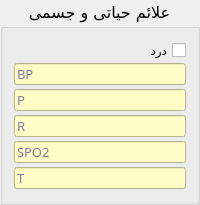
       <widget class="QGroupBox" name="grp_vitalsings">
        <property name="font">
         <font>
          <family>IRANYekanXFaNum ExtraBold</family>
          <pointsize>12</pointsize>
          <weight>50</weight>
          <italic>false</italic>
          <bold>false</bold>
         </font>
        </property>
        <property name="title">
         <string>علائم حیاتی و جسمی</string>
        </property>
        <property name="alignment">
         <set>Qt::AlignCenter</set>
        </property>
        <layout class="QGridLayout" name="gridLayout_13">
         <item row="0" column="0">
          <layout class="QGridLayout" name="lot_vitalsings">
           <property name="verticalSpacing">
            <number>0</number>
           </property>
           <item row="5" column="0">
            <widget class="QLineEdit" name="txt_t">
             <property name="palette">
              <palette>
               <active>
                <colorrole role="WindowText">
                 <brush brushstyle="SolidPattern">
                  <color alpha="255">
                   <red>0</red>
                   <green>0</green>
                   <blue>139</blue>
                  </color>
                 </brush>
                </colorrole>
                <colorrole role="Button">
                 <brush brushstyle="SolidPattern">
                  <color alpha="255">
                   <red>255</red>
                   <green>252</green>
                   <blue>198</blue>
                  </color>
                 </brush>
                </colorrole>
                <colorrole role="Text">
                 <brush brushstyle="SolidPattern">
                  <color alpha="255">
                   <red>0</red>
                   <green>0</green>
                   <blue>139</blue>
                  </color>
                 </brush>
                </colorrole>
                <colorrole role="ButtonText">
                 <brush brushstyle="SolidPattern">
                  <color alpha="255">
                   <red>0</red>
                   <green>0</green>
                   <blue>139</blue>
                  </color>
                 </brush>
                </colorrole>
                <colorrole role="Base">
                 <brush brushstyle="SolidPattern">
                  <color alpha="255">
                   <red>255</red>
                   <green>252</green>
                   <blue>198</blue>
                  </color>
                 </brush>
                </colorrole>
                <colorrole role="Window">
                 <brush brushstyle="SolidPattern">
                  <color alpha="255">
                   <red>255</red>
                   <green>252</green>
                   <blue>198</blue>
                  </color>
                 </brush>
                </colorrole>
               </active>
               <inactive>
                <colorrole role="WindowText">
                 <brush brushstyle="SolidPattern">
                  <color alpha="255">
                   <red>0</red>
                   <green>0</green>
                   <blue>139</blue>
                  </color>
                 </brush>
                </colorrole>
                <colorrole role="Button">
                 <brush brushstyle="SolidPattern">
                  <color alpha="255">
                   <red>255</red>
                   <green>252</green>
                   <blue>198</blue>
                  </color>
                 </brush>
                </colorrole>
                <colorrole role="Text">
                 <brush brushstyle="SolidPattern">
                  <color alpha="255">
                   <red>0</red>
                   <green>0</green>
                   <blue>139</blue>
                  </color>
                 </brush>
                </colorrole>
                <colorrole role="ButtonText">
                 <brush brushstyle="SolidPattern">
                  <color alpha="255">
                   <red>0</red>
                   <green>0</green>
                   <blue>139</blue>
                  </color>
                 </brush>
                </colorrole>
                <colorrole role="Base">
                 <brush brushstyle="SolidPattern">
                  <color alpha="255">
                   <red>255</red>
                   <green>252</green>
                   <blue>198</blue>
                  </color>
                 </brush>
                </colorrole>
                <colorrole role="Window">
                 <brush brushstyle="SolidPattern">
                  <color alpha="255">
                   <red>255</red>
                   <green>252</green>
                   <blue>198</blue>
                  </color>
                 </brush>
                </colorrole>
               </inactive>
               <disabled>
                <colorrole role="WindowText">
                 <brush brushstyle="SolidPattern">
                  <color alpha="255">
                   <red>0</red>
                   <green>0</green>
                   <blue>139</blue>
                  </color>
                 </brush>
                </colorrole>
                <colorrole role="Button">
                 <brush brushstyle="SolidPattern">
                  <color alpha="255">
                   <red>255</red>
                   <green>252</green>
                   <blue>198</blue>
                  </color>
                 </brush>
                </colorrole>
                <colorrole role="Text">
                 <brush brushstyle="SolidPattern">
                  <color alpha="255">
                   <red>0</red>
                   <green>0</green>
                   <blue>139</blue>
                  </color>
                 </brush>
                </colorrole>
                <colorrole role="ButtonText">
                 <brush brushstyle="SolidPattern">
                  <color alpha="255">
                   <red>0</red>
                   <green>0</green>
                   <blue>139</blue>
                  </color>
                 </brush>
                </colorrole>
                <colorrole role="Base">
                 <brush brushstyle="SolidPattern">
                  <color alpha="255">
                   <red>255</red>
                   <green>252</green>
                   <blue>198</blue>
                  </color>
                 </brush>
                </colorrole>
                <colorrole role="Window">
                 <brush brushstyle="SolidPattern">
                  <color alpha="255">
                   <red>255</red>
                   <green>252</green>
                   <blue>198</blue>
                  </color>
                 </brush>
                </colorrole>
               </disabled>
              </palette>
             </property>
             <property name="font">
              <font>
               <family>IRANYekanXFaNum</family>
               <pointsize>10</pointsize>
               <weight>50</weight>
               <italic>false</italic>
               <bold>false</bold>
               <kerning>false</kerning>
              </font>
             </property>
             <property name="styleSheet">
              <string notr="true">   margin-bottom: 1.5px;    margin-top: 1.5px;</string>
             </property>
             <property name="placeholderText">
              <string>T</string>
             </property>
            </widget>
           </item>
           <item row="2" column="0">
            <widget class="QLineEdit" name="txt_p">
             <property name="palette">
              <palette>
               <active>
                <colorrole role="WindowText">
                 <brush brushstyle="SolidPattern">
                  <color alpha="255">
                   <red>0</red>
                   <green>0</green>
                   <blue>139</blue>
                  </color>
                 </brush>
                </colorrole>
                <colorrole role="Button">
                 <brush brushstyle="SolidPattern">
                  <color alpha="255">
                   <red>255</red>
                   <green>252</green>
                   <blue>198</blue>
                  </color>
                 </brush>
                </colorrole>
                <colorrole role="Text">
                 <brush brushstyle="SolidPattern">
                  <color alpha="255">
                   <red>0</red>
                   <green>0</green>
                   <blue>139</blue>
                  </color>
                 </brush>
                </colorrole>
                <colorrole role="ButtonText">
                 <brush brushstyle="SolidPattern">
                  <color alpha="255">
                   <red>0</red>
                   <green>0</green>
                   <blue>139</blue>
                  </color>
                 </brush>
                </colorrole>
                <colorrole role="Base">
                 <brush brushstyle="SolidPattern">
                  <color alpha="255">
                   <red>255</red>
                   <green>252</green>
                   <blue>198</blue>
                  </color>
                 </brush>
                </colorrole>
                <colorrole role="Window">
                 <brush brushstyle="SolidPattern">
                  <color alpha="255">
                   <red>255</red>
                   <green>252</green>
                   <blue>198</blue>
                  </color>
                 </brush>
                </colorrole>
               </active>
               <inactive>
                <colorrole role="WindowText">
                 <brush brushstyle="SolidPattern">
                  <color alpha="255">
                   <red>0</red>
                   <green>0</green>
                   <blue>139</blue>
                  </color>
                 </brush>
                </colorrole>
                <colorrole role="Button">
                 <brush brushstyle="SolidPattern">
                  <color alpha="255">
                   <red>255</red>
                   <green>252</green>
                   <blue>198</blue>
                  </color>
                 </brush>
                </colorrole>
                <colorrole role="Text">
                 <brush brushstyle="SolidPattern">
                  <color alpha="255">
                   <red>0</red>
                   <green>0</green>
                   <blue>139</blue>
                  </color>
                 </brush>
                </colorrole>
                <colorrole role="ButtonText">
                 <brush brushstyle="SolidPattern">
                  <color alpha="255">
                   <red>0</red>
                   <green>0</green>
                   <blue>139</blue>
                  </color>
                 </brush>
                </colorrole>
                <colorrole role="Base">
                 <brush brushstyle="SolidPattern">
                  <color alpha="255">
                   <red>255</red>
                   <green>252</green>
                   <blue>198</blue>
                  </color>
                 </brush>
                </colorrole>
                <colorrole role="Window">
                 <brush brushstyle="SolidPattern">
                  <color alpha="255">
                   <red>255</red>
                   <green>252</green>
                   <blue>198</blue>
                  </color>
                 </brush>
                </colorrole>
               </inactive>
               <disabled>
                <colorrole role="WindowText">
                 <brush brushstyle="SolidPattern">
                  <color alpha="255">
                   <red>0</red>
                   <green>0</green>
                   <blue>139</blue>
                  </color>
                 </brush>
                </colorrole>
                <colorrole role="Button">
                 <brush brushstyle="SolidPattern">
                  <color alpha="255">
                   <red>255</red>
                   <green>252</green>
                   <blue>198</blue>
                  </color>
                 </brush>
                </colorrole>
                <colorrole role="Text">
                 <brush brushstyle="SolidPattern">
                  <color alpha="255">
                   <red>0</red>
                   <green>0</green>
                   <blue>139</blue>
                  </color>
                 </brush>
                </colorrole>
                <colorrole role="ButtonText">
                 <brush brushstyle="SolidPattern">
                  <color alpha="255">
                   <red>0</red>
                   <green>0</green>
                   <blue>139</blue>
                  </color>
                 </brush>
                </colorrole>
                <colorrole role="Base">
                 <brush brushstyle="SolidPattern">
                  <color alpha="255">
                   <red>255</red>
                   <green>252</green>
                   <blue>198</blue>
                  </color>
                 </brush>
                </colorrole>
                <colorrole role="Window">
                 <brush brushstyle="SolidPattern">
                  <color alpha="255">
                   <red>255</red>
                   <green>252</green>
                   <blue>198</blue>
                  </color>
                 </brush>
                </colorrole>
               </disabled>
              </palette>
             </property>
             <property name="font">
              <font>
               <family>IRANYekanXFaNum</family>
               <pointsize>10</pointsize>
               <weight>50</weight>
               <italic>false</italic>
               <bold>false</bold>
               <kerning>false</kerning>
              </font>
             </property>
             <property name="styleSheet">
              <string notr="true">   margin-bottom: 1.5px;    margin-top: 1.5px;</string>
             </property>
             <property name="placeholderText">
              <string>P</string>
             </property>
            </widget>
           </item>
           <item row="4" column="0">
            <widget class="QLineEdit" name="txt_spo2">
             <property name="palette">
              <palette>
               <active>
                <colorrole role="WindowText">
                 <brush brushstyle="SolidPattern">
                  <color alpha="255">
                   <red>0</red>
                   <green>0</green>
                   <blue>139</blue>
                  </color>
                 </brush>
                </colorrole>
                <colorrole role="Button">
                 <brush brushstyle="SolidPattern">
                  <color alpha="255">
                   <red>255</red>
                   <green>252</green>
                   <blue>198</blue>
                  </color>
                 </brush>
                </colorrole>
                <colorrole role="Text">
                 <brush brushstyle="SolidPattern">
                  <color alpha="255">
                   <red>0</red>
                   <green>0</green>
                   <blue>139</blue>
                  </color>
                 </brush>
                </colorrole>
                <colorrole role="ButtonText">
                 <brush brushstyle="SolidPattern">
                  <color alpha="255">
                   <red>0</red>
                   <green>0</green>
                   <blue>139</blue>
                  </color>
                 </brush>
                </colorrole>
                <colorrole role="Base">
                 <brush brushstyle="SolidPattern">
                  <color alpha="255">
                   <red>255</red>
                   <green>252</green>
                   <blue>198</blue>
                  </color>
                 </brush>
                </colorrole>
                <colorrole role="Window">
                 <brush brushstyle="SolidPattern">
                  <color alpha="255">
                   <red>255</red>
                   <green>252</green>
                   <blue>198</blue>
                  </color>
                 </brush>
                </colorrole>
               </active>
               <inactive>
                <colorrole role="WindowText">
                 <brush brushstyle="SolidPattern">
                  <color alpha="255">
                   <red>0</red>
                   <green>0</green>
                   <blue>139</blue>
                  </color>
                 </brush>
                </colorrole>
                <colorrole role="Button">
                 <brush brushstyle="SolidPattern">
                  <color alpha="255">
                   <red>255</red>
                   <green>252</green>
                   <blue>198</blue>
                  </color>
                 </brush>
                </colorrole>
                <colorrole role="Text">
                 <brush brushstyle="SolidPattern">
                  <color alpha="255">
                   <red>0</red>
                   <green>0</green>
                   <blue>139</blue>
                  </color>
                 </brush>
                </colorrole>
                <colorrole role="ButtonText">
                 <brush brushstyle="SolidPattern">
                  <color alpha="255">
                   <red>0</red>
                   <green>0</green>
                   <blue>139</blue>
                  </color>
                 </brush>
                </colorrole>
                <colorrole role="Base">
                 <brush brushstyle="SolidPattern">
                  <color alpha="255">
                   <red>255</red>
                   <green>252</green>
                   <blue>198</blue>
                  </color>
                 </brush>
                </colorrole>
                <colorrole role="Window">
                 <brush brushstyle="SolidPattern">
                  <color alpha="255">
                   <red>255</red>
                   <green>252</green>
                   <blue>198</blue>
                  </color>
                 </brush>
                </colorrole>
               </inactive>
               <disabled>
                <colorrole role="WindowText">
                 <brush brushstyle="SolidPattern">
                  <color alpha="255">
                   <red>0</red>
                   <green>0</green>
                   <blue>139</blue>
                  </color>
                 </brush>
                </colorrole>
                <colorrole role="Button">
                 <brush brushstyle="SolidPattern">
                  <color alpha="255">
                   <red>255</red>
                   <green>252</green>
                   <blue>198</blue>
                  </color>
                 </brush>
                </colorrole>
                <colorrole role="Text">
                 <brush brushstyle="SolidPattern">
                  <color alpha="255">
                   <red>0</red>
                   <green>0</green>
                   <blue>139</blue>
                  </color>
                 </brush>
                </colorrole>
                <colorrole role="ButtonText">
                 <brush brushstyle="SolidPattern">
                  <color alpha="255">
                   <red>0</red>
                   <green>0</green>
                   <blue>139</blue>
                  </color>
                 </brush>
                </colorrole>
                <colorrole role="Base">
                 <brush brushstyle="SolidPattern">
                  <color alpha="255">
                   <red>255</red>
                   <green>252</green>
                   <blue>198</blue>
                  </color>
                 </brush>
                </colorrole>
                <colorrole role="Window">
                 <brush brushstyle="SolidPattern">
                  <color alpha="255">
                   <red>255</red>
                   <green>252</green>
                   <blue>198</blue>
                  </color>
                 </brush>
                </colorrole>
               </disabled>
              </palette>
             </property>
             <property name="font">
              <font>
               <family>IRANYekanXFaNum</family>
               <pointsize>10</pointsize>
               <weight>50</weight>
               <italic>false</italic>
               <bold>false</bold>
               <kerning>false</kerning>
              </font>
             </property>
             <property name="styleSheet">
              <string notr="true">   margin-bottom: 1.5px;    margin-top: 1.5px;</string>
             </property>
             <property name="placeholderText">
              <string>SPO2</string>
             </property>
            </widget>
           </item>
           <item row="3" column="0">
            <widget class="QLineEdit" name="txt_r">
             <property name="palette">
              <palette>
               <active>
                <colorrole role="WindowText">
                 <brush brushstyle="SolidPattern">
                  <color alpha="255">
                   <red>0</red>
                   <green>0</green>
                   <blue>139</blue>
                  </color>
                 </brush>
                </colorrole>
                <colorrole role="Button">
                 <brush brushstyle="SolidPattern">
                  <color alpha="255">
                   <red>255</red>
                   <green>252</green>
                   <blue>198</blue>
                  </color>
                 </brush>
                </colorrole>
                <colorrole role="Text">
                 <brush brushstyle="SolidPattern">
                  <color alpha="255">
                   <red>0</red>
                   <green>0</green>
                   <blue>139</blue>
                  </color>
                 </brush>
                </colorrole>
                <colorrole role="ButtonText">
                 <brush brushstyle="SolidPattern">
                  <color alpha="255">
                   <red>0</red>
                   <green>0</green>
                   <blue>139</blue>
                  </color>
                 </brush>
                </colorrole>
                <colorrole role="Base">
                 <brush brushstyle="SolidPattern">
                  <color alpha="255">
                   <red>255</red>
                   <green>252</green>
                   <blue>198</blue>
                  </color>
                 </brush>
                </colorrole>
                <colorrole role="Window">
                 <brush brushstyle="SolidPattern">
                  <color alpha="255">
                   <red>255</red>
                   <green>252</green>
                   <blue>198</blue>
                  </color>
                 </brush>
                </colorrole>
               </active>
               <inactive>
                <colorrole role="WindowText">
                 <brush brushstyle="SolidPattern">
                  <color alpha="255">
                   <red>0</red>
                   <green>0</green>
                   <blue>139</blue>
                  </color>
                 </brush>
                </colorrole>
                <colorrole role="Button">
                 <brush brushstyle="SolidPattern">
                  <color alpha="255">
                   <red>255</red>
                   <green>252</green>
                   <blue>198</blue>
                  </color>
                 </brush>
                </colorrole>
                <colorrole role="Text">
                 <brush brushstyle="SolidPattern">
                  <color alpha="255">
                   <red>0</red>
                   <green>0</green>
                   <blue>139</blue>
                  </color>
                 </brush>
                </colorrole>
                <colorrole role="ButtonText">
                 <brush brushstyle="SolidPattern">
                  <color alpha="255">
                   <red>0</red>
                   <green>0</green>
                   <blue>139</blue>
                  </color>
                 </brush>
                </colorrole>
                <colorrole role="Base">
                 <brush brushstyle="SolidPattern">
                  <color alpha="255">
                   <red>255</red>
                   <green>252</green>
                   <blue>198</blue>
                  </color>
                 </brush>
                </colorrole>
                <colorrole role="Window">
                 <brush brushstyle="SolidPattern">
                  <color alpha="255">
                   <red>255</red>
                   <green>252</green>
                   <blue>198</blue>
                  </color>
                 </brush>
                </colorrole>
               </inactive>
               <disabled>
                <colorrole role="WindowText">
                 <brush brushstyle="SolidPattern">
                  <color alpha="255">
                   <red>0</red>
                   <green>0</green>
                   <blue>139</blue>
                  </color>
                 </brush>
                </colorrole>
                <colorrole role="Button">
                 <brush brushstyle="SolidPattern">
                  <color alpha="255">
                   <red>255</red>
                   <green>252</green>
                   <blue>198</blue>
                  </color>
                 </brush>
                </colorrole>
                <colorrole role="Text">
                 <brush brushstyle="SolidPattern">
                  <color alpha="255">
                   <red>0</red>
                   <green>0</green>
                   <blue>139</blue>
                  </color>
                 </brush>
                </colorrole>
                <colorrole role="ButtonText">
                 <brush brushstyle="SolidPattern">
                  <color alpha="255">
                   <red>0</red>
                   <green>0</green>
                   <blue>139</blue>
                  </color>
                 </brush>
                </colorrole>
                <colorrole role="Base">
                 <brush brushstyle="SolidPattern">
                  <color alpha="255">
                   <red>255</red>
                   <green>252</green>
                   <blue>198</blue>
                  </color>
                 </brush>
                </colorrole>
                <colorrole role="Window">
                 <brush brushstyle="SolidPattern">
                  <color alpha="255">
                   <red>255</red>
                   <green>252</green>
                   <blue>198</blue>
                  </color>
                 </brush>
                </colorrole>
               </disabled>
              </palette>
             </property>
             <property name="font">
              <font>
               <family>IRANYekanXFaNum</family>
               <pointsize>10</pointsize>
               <weight>50</weight>
               <italic>false</italic>
               <bold>false</bold>
               <kerning>false</kerning>
              </font>
             </property>
             <property name="styleSheet">
              <string notr="true">   margin-bottom: 1.5px;    margin-top: 1.5px;</string>
             </property>
             <property name="placeholderText">
              <string>R</string>
             </property>
            </widget>
           </item>
           <item row="0" column="0">
            <widget class="QCheckBox" name="che_pain">
             <property name="font">
              <font>
               <family>IRANYekanXFaNum</family>
               <pointsize>9</pointsize>
               <kerning>false</kerning>
              </font>
             </property>
             <property name="layoutDirection">
              <enum>Qt::RightToLeft</enum>
             </property>
             <property name="text">
              <string>درد</string>
             </property>
            </widget>
           </item>
           <item row="1" column="0">
            <widget class="QLineEdit" name="txt_bp">
             <property name="palette">
              <palette>
               <active>
                <colorrole role="WindowText">
                 <brush brushstyle="SolidPattern">
                  <color alpha="255">
                   <red>0</red>
                   <green>0</green>
                   <blue>139</blue>
                  </color>
                 </brush>
                </colorrole>
                <colorrole role="Button">
                 <brush brushstyle="SolidPattern">
                  <color alpha="255">
                   <red>255</red>
                   <green>252</green>
                   <blue>198</blue>
                  </color>
                 </brush>
                </colorrole>
                <colorrole role="Text">
                 <brush brushstyle="SolidPattern">
                  <color alpha="255">
                   <red>0</red>
                   <green>0</green>
                   <blue>139</blue>
                  </color>
                 </brush>
                </colorrole>
                <colorrole role="ButtonText">
                 <brush brushstyle="SolidPattern">
                  <color alpha="255">
                   <red>0</red>
                   <green>0</green>
                   <blue>139</blue>
                  </color>
                 </brush>
                </colorrole>
                <colorrole role="Base">
                 <brush brushstyle="SolidPattern">
                  <color alpha="255">
                   <red>255</red>
                   <green>252</green>
                   <blue>198</blue>
                  </color>
                 </brush>
                </colorrole>
                <colorrole role="Window">
                 <brush brushstyle="SolidPattern">
                  <color alpha="255">
                   <red>255</red>
                   <green>252</green>
                   <blue>198</blue>
                  </color>
                 </brush>
                </colorrole>
               </active>
               <inactive>
                <colorrole role="WindowText">
                 <brush brushstyle="SolidPattern">
                  <color alpha="255">
                   <red>0</red>
                   <green>0</green>
                   <blue>139</blue>
                  </color>
                 </brush>
                </colorrole>
                <colorrole role="Button">
                 <brush brushstyle="SolidPattern">
                  <color alpha="255">
                   <red>255</red>
                   <green>252</green>
                   <blue>198</blue>
                  </color>
                 </brush>
                </colorrole>
                <colorrole role="Text">
                 <brush brushstyle="SolidPattern">
                  <color alpha="255">
                   <red>0</red>
                   <green>0</green>
                   <blue>139</blue>
                  </color>
                 </brush>
                </colorrole>
                <colorrole role="ButtonText">
                 <brush brushstyle="SolidPattern">
                  <color alpha="255">
                   <red>0</red>
                   <green>0</green>
                   <blue>139</blue>
                  </color>
                 </brush>
                </colorrole>
                <colorrole role="Base">
                 <brush brushstyle="SolidPattern">
                  <color alpha="255">
                   <red>255</red>
                   <green>252</green>
                   <blue>198</blue>
                  </color>
                 </brush>
                </colorrole>
                <colorrole role="Window">
                 <brush brushstyle="SolidPattern">
                  <color alpha="255">
                   <red>255</red>
                   <green>252</green>
                   <blue>198</blue>
                  </color>
                 </brush>
                </colorrole>
               </inactive>
               <disabled>
                <colorrole role="WindowText">
                 <brush brushstyle="SolidPattern">
                  <color alpha="255">
                   <red>0</red>
                   <green>0</green>
                   <blue>139</blue>
                  </color>
                 </brush>
                </colorrole>
                <colorrole role="Button">
                 <brush brushstyle="SolidPattern">
                  <color alpha="255">
                   <red>255</red>
                   <green>252</green>
                   <blue>198</blue>
                  </color>
                 </brush>
                </colorrole>
                <colorrole role="Text">
                 <brush brushstyle="SolidPattern">
                  <color alpha="255">
                   <red>0</red>
                   <green>0</green>
                   <blue>139</blue>
                  </color>
                 </brush>
                </colorrole>
                <colorrole role="ButtonText">
                 <brush brushstyle="SolidPattern">
                  <color alpha="255">
                   <red>0</red>
                   <green>0</green>
                   <blue>139</blue>
                  </color>
                 </brush>
                </colorrole>
                <colorrole role="Base">
                 <brush brushstyle="SolidPattern">
                  <color alpha="255">
                   <red>255</red>
                   <green>252</green>
                   <blue>198</blue>
                  </color>
                 </brush>
                </colorrole>
                <colorrole role="Window">
                 <brush brushstyle="SolidPattern">
                  <color alpha="255">
                   <red>255</red>
                   <green>252</green>
                   <blue>198</blue>
                  </color>
                 </brush>
                </colorrole>
               </disabled>
              </palette>
             </property>
             <property name="font">
              <font>
               <family>IRANYekanXFaNum</family>
               <pointsize>10</pointsize>
               <weight>50</weight>
               <italic>false</italic>
               <bold>false</bold>
               <kerning>false</kerning>
              </font>
             </property>
             <property name="styleSheet">
              <string notr="true">   margin-bottom: 1.5px;    margin-top: 1.5px;</string>
             </property>
             <property name="placeholderText">
              <string>BP</string>
             </property>
            </widget>
           </item>
          </layout>
         </item>
        </layout>
       </widget>
